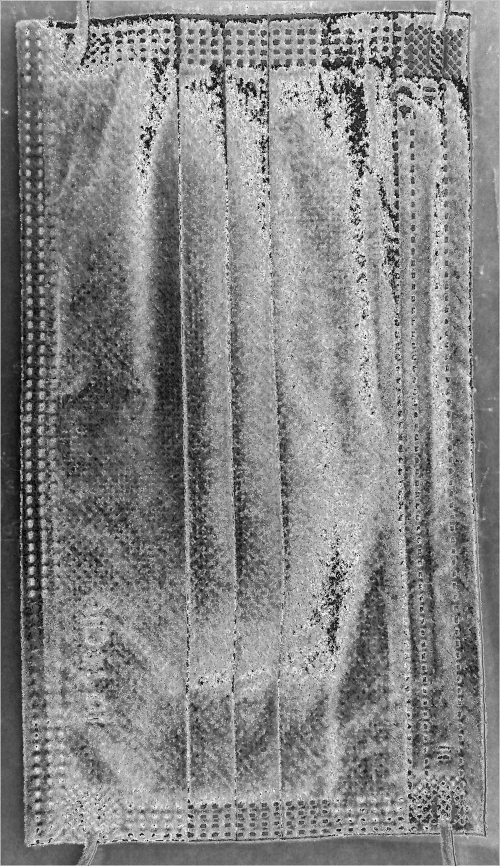
#> input picture app/data/facemask/FilterMaterialDensity/images/train/lazulicross_0001.jpg, 1000 x 1732 px, given as the content of the folder D:/GitHub/temp_anno/temp_images, which was not available (shown at 1/2 size)
$ python AutoSizeCompressionWithLabels.py   (older library calls are emulated)
#> lines starting #> are read from the running program, lines starting #| are printed output that depends on the picture
import os
from math import sqrt
from PIL import Image
import random
from shutil import copyfile

targetdir = "D:/GitHub/temp_anno/temp_images" # directory containing the images
labelsdir = "D:/GitHub/temp_anno/temp_images" # directory containing the labels
outputdir = "D:\GitHub\Lazuli-Cross-Object-Detection-Dataset\images" # image output directory (must not be same with target)
labelodir = "D:\GitHub\Lazuli-Cross-Object-Detection-Dataset\labels" # label output directory (must not be same with target)

targets = os.listdir(targetdir)
for i in targets:
    if not i.endswith(".jpg") or os.path.isdir(targetdir + "/" + i):
        targets.remove(i)

if not os.path.exists(outputdir):
    os.makedirs(outputdir)
if not os.path.exists(labelodir):
    os.makedirs(labelodir)

compressiontarget = 1024 # maximum length of either height or width of the image
totaltargetcount = len(targets)

def getcountstring(count: int):
    global totaltargetcount
    internal = str(count)
    while len(internal) < len(str(totaltargetcount)):
        buf = internal
        del internal
        internal = "0" + buf
        del buf
    return str("0" + internal)

count = 1

while len(targets) > 0:
    i = random.randint(0, len(targets) - 1)
    capture = Image.open(targetdir + "/" + targets[i])
#> capture is the input picture: PIL image 1000x1732 RGB; min 0, max 255, mean 133.3
    height, width = capture.size
#> height = 1000; width = 1732
    ratio = min(height, width) / max(height, width)
#> ratio = 0.577
    newh = compressiontarget if height > width else int(compressiontarget * ratio)
#> newh = 591
    neww = compressiontarget if width > height else int(compressiontarget * ratio)
#> neww = 1024
    var = getcountstring(count)
    capture = capture.resize((newh, neww), Image.ANTIALIAS)
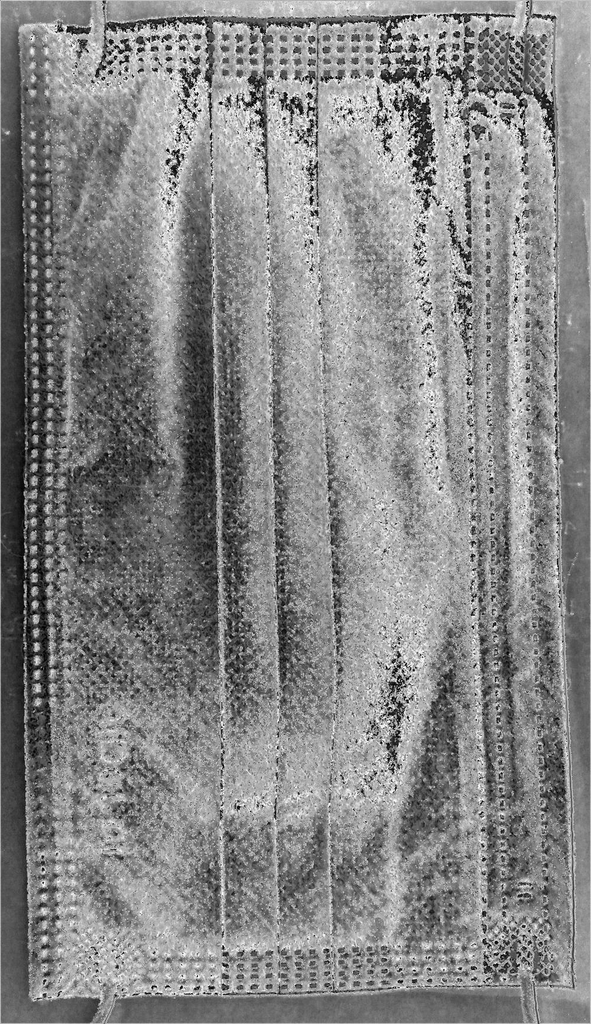
#> capture: PIL image 591x1024 RGB; min 0, max 255, mean 133.3
    capture.save("{0}/lazulicross_{1}.jpg".format(outputdir, var), "JPEG")
    targetlabel = (targets[i])[:-4] + ".txt"
    copyfile("{0}/{1}".format(labelsdir, targetlabel), "{0}/lazulicross_{1}.txt".format(labelodir, var))
    print("{0}: Original: {1}:{2} ({3} {4:.2f}) | Output: {5}:{6} ({7} {8:.2f}) | Verity: {9}".format(var,
                                                                                                      height, width, height * width, height / width,
                                                                                                      newh, neww, newh * neww, newh / neww,
                                                                                                      (round(height / width, 2) == round(newh / neww, 2))))
#| 01: Original: 1000:1732 (1732000 0.58) | Output: 591:1024 (605184 0.58) | Verity: True
    count += 1
    targets.pop(i)
print("done")

$ run again, on app/data/facemask/FilterMaterialDensity/images/val/lazulicross_0072.jpg
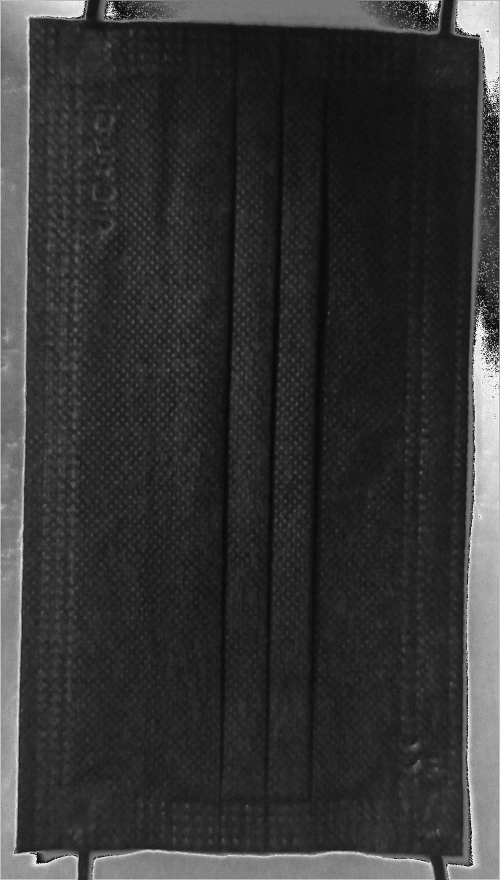
#> input picture app/data/facemask/FilterMaterialDensity/images/val/lazulicross_0072.jpg, 1000 x 1760 px, given as the content of the folder D:/GitHub/temp_anno/temp_images, which was not available (shown at 1/2 size)
#> capture is the input picture: PIL image 1000x1760 RGB; min 0, max 255, mean 52.8
#> `capture = capture.resize((newh, neww), Image.ANTIALIAS)`:
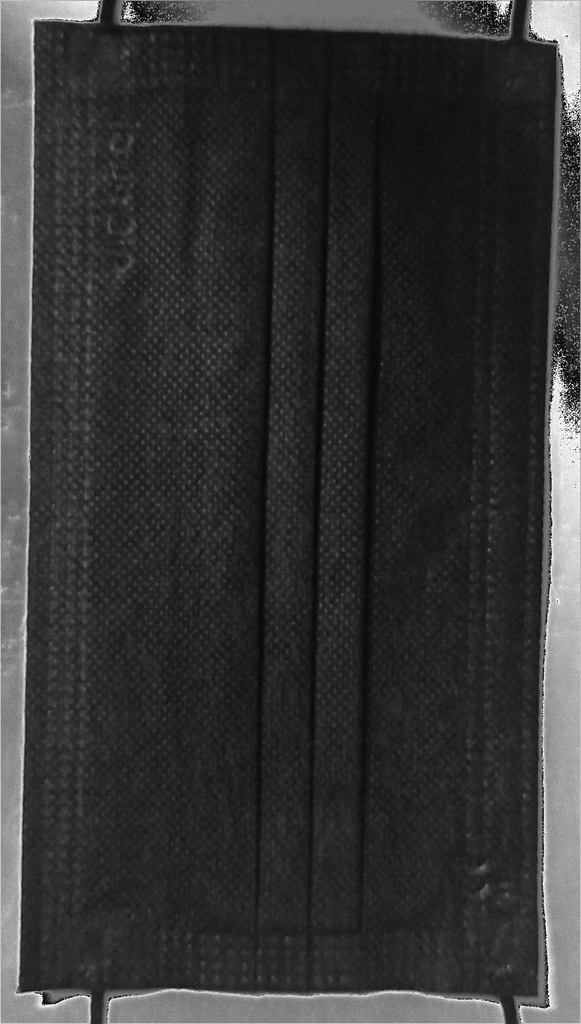
#> capture: PIL image 581x1024 RGB; min 0, max 255, mean 52.8
#| 01: Original: 1000:1760 (1760000 0.57) | Output: 581:1024 (594944 0.57) | Verity: True

$ run again, on app/data/facemask/FilterMaterialDensity/images/val/lazulicross_0073.jpg
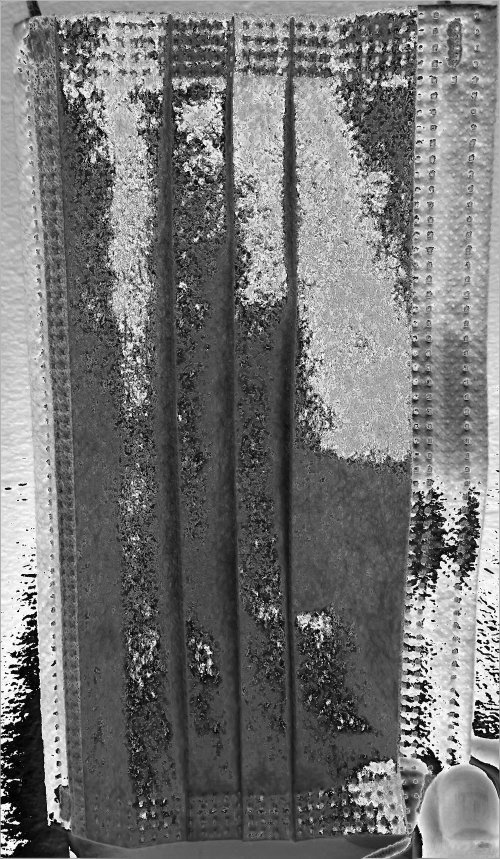
#> input picture app/data/facemask/FilterMaterialDensity/images/val/lazulicross_0073.jpg, 1000 x 1717 px, given as the content of the folder D:/GitHub/temp_anno/temp_images, which was not available (shown at 1/2 size)
#> capture is the input picture: PIL image 1000x1717 RGB; min 0, max 255, mean 116
#> `capture = capture.resize((newh, neww), Image.ANTIALIAS)`:
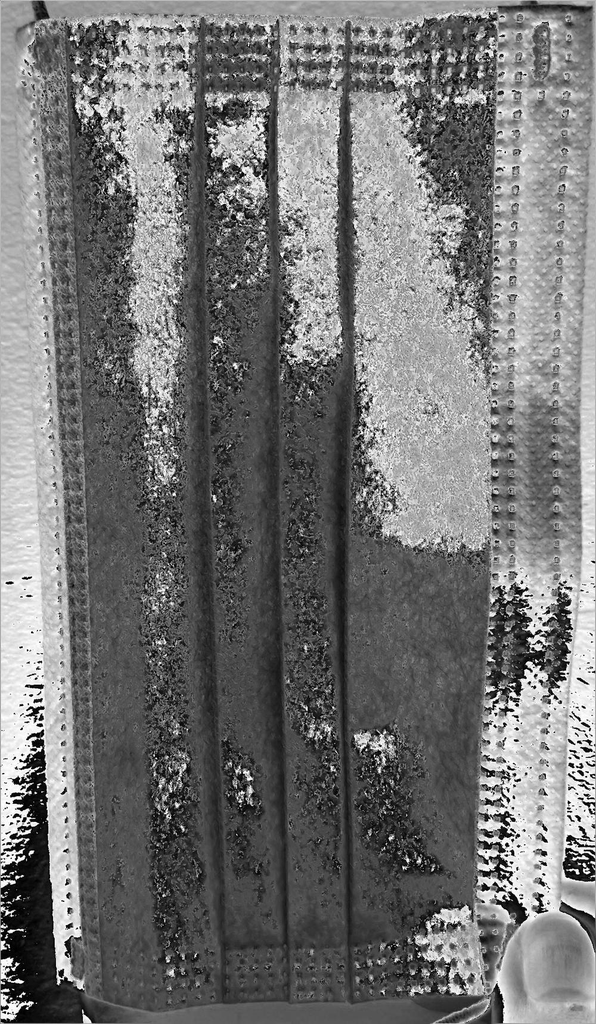
#> capture: PIL image 596x1024 RGB; min 0, max 255, mean 116
#| 01: Original: 1000:1717 (1717000 0.58) | Output: 596:1024 (610304 0.58) | Verity: True
